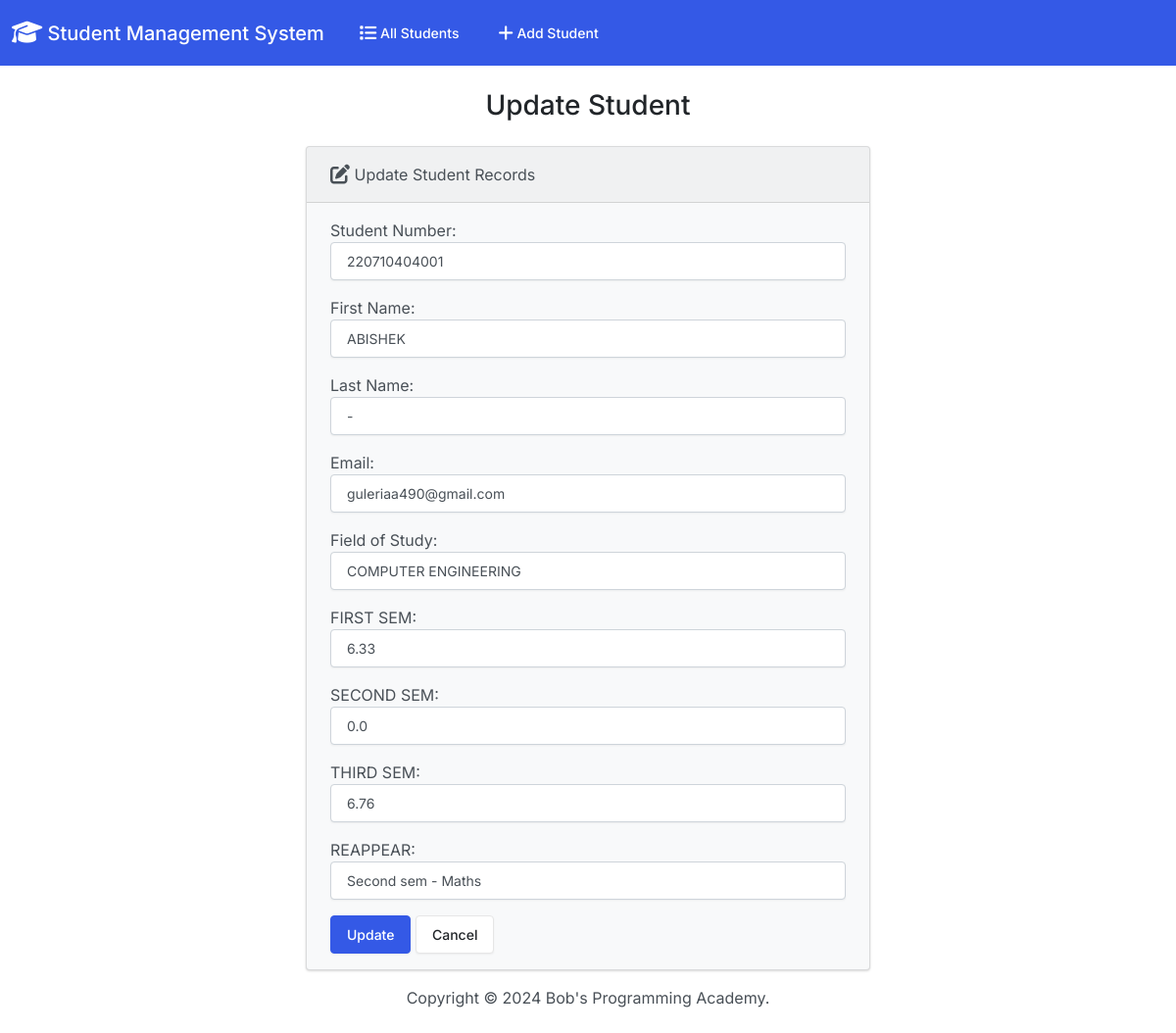
Page /edit/1/ on the committed database.
### students/models.py (models this page shows, shortened)
class Student(models.Model):
  student_number = models.PositiveIntegerField()
  first_name = models.CharField(max_length=50)
  last_name = models.CharField(max_length=50)
  email = models.EmailField(max_length=100)
  field_of_study = models.CharField(max_length=50)
  first_sem = models.FloatField()
  second_sem = models.FloatField()
  third_sem = models.FloatField()
  reappear = models.CharField(max_length=150)

### students/views.py (the view)
# urls.py: path('edit/<int:id>/', views.edit, name='edit'),
def edit(request, id):
  if request.method == 'POST':
    student = Student.objects.get(pk=id)
    form = StudentForm(request.POST, instance=student)
    if form.is_valid():
      form.save()
      return render(request, 'students/edit.html', {
        'form': form,
        'success': True
      })
  else:
    student = Student.objects.get(pk=id)
    form = StudentForm(instance=student)
  return render(request, 'students/edit.html', {
    'form': form
  })

### students/forms.py
class StudentForm(forms.ModelForm):
  class Meta:
    model = Student
    fields = ['student_number', 'first_name', 'last_name', 'email', 'field_of_study', 'first_sem', 'second_sem', 'third_sem','reappear']
    labels = {
      'student_number': 'Student Number',
      'first_name': 'First Name',
      'last_name': 'Last Name',
      'email': 'Email',
      'field_of_study': 'Field of Study',
      'first_sem': 'FIRST SEM',
      'second_sem': 'SECOND SEM',
      'third_sem': 'THIRD SEM',
      'reappear': 'REAPPEAR',
    }
    widgets = {
      'student_number': forms.NumberInput(attrs={'class': 'form-control'}),
      'first_name': forms.TextInput(attrs={'class': 'form-control'}),
      'last_name': forms.TextInput(attrs={'class': 'form-control'}),
      'email': forms.EmailInput(attrs={'class': 'form-control'}),
      'field_of_study': forms.TextInput(attrs={'class': 'form-control'}),
      'first_sem': forms.NumberInput(attrs={'class': 'form-control'}),
      'second_sem': forms.NumberInput(attrs={'class': 'form-control'}),
      'third_sem': forms.NumberInput(attrs={'class': 'form-control'}),
      'reappear': forms.TextInput(attrs={'class': 'form-control'}),
    }

### students/templates/students/edit.html (shortened to what this page needs)
{% extends "students/base.html" %}
{% block body %}
  <h3 class="text-center m-4">Update Student</h3>
  {% if success %}
    <div class="alert alert-success" role="alert">
      The student updated successfully.
      <a href="{% url 'index' %}" class="alert-link">Go to Home Page.</a>
    </div>
  {% else %}
    <div class="row justify-content-center">
      <div class="col-6">
        <div class="card bg-light mb-3">
          <div class="card-header">
            <i class="fa-solid fa-pen-to-square fa-lg"></i> Update Student Records
          </div>
          <div class="card-body">
            <form action="" method="POST">
              {{ form.as_p }}
              <button type="submit" class="btn btn-primary">Update</button>
              <a href="{% url 'index' %}" class="btn btn-secondary">Cancel</a>
            </form>
          </div>
        </div>
      </div>
    </div>
  {% endif %}
{% endblock %}

### rows in the picture
Student: student_number "220710404001", first_name "ABISHEK", last_name "-", email "guleriaa490@gmail.com", field_of_study "COMPUTER ENGINEERING", first_sem "6.33", second_sem "0.0", third_sem "6.76", reappear "Second sem - Maths"
